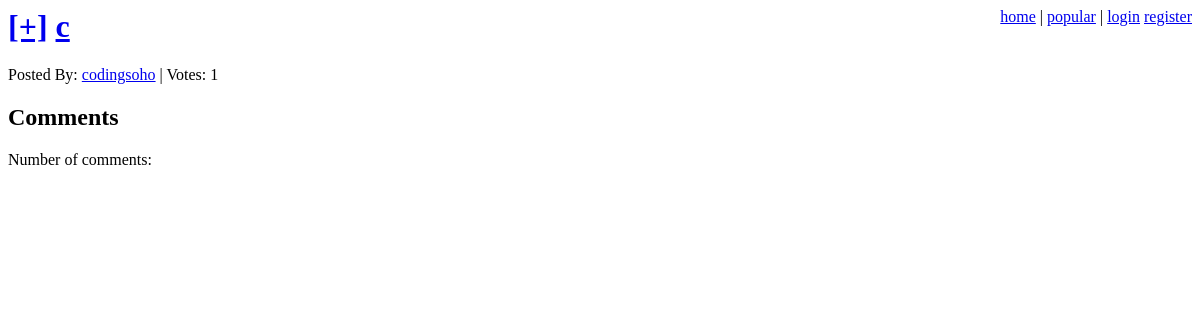
Page /bookmark/4/ on the committed database.
### bookmarks/models.py (models this page shows, shortened)
class SharedBookmark(models.Model):
    bookmark = models.ForeignKey(Bookmark, unique=True)
    date = models.DateTimeField(auto_now_add=True)
    votes = models.IntegerField(default=1)
    users_voted = models.ManyToManyField(User)

class Bookmark(models.Model):
    title = models.CharField(max_length=200)
    user = models.ForeignKey(User)
    link = models.ForeignKey(Link)

### bookmarks/views.py (the view)
# urls.py: url(r'^bookmark/(\d+)/$', bookmark_page),
def bookmark_page(request, bookmark_id):
    shared_bookmark = get_object_or_404(
        SharedBookmark,
        id=bookmark_id
    )
    variables = {
        'shared_bookmark': shared_bookmark
    }
    return render(request, 'bookmark_page.html', variables)

### templates/bookmark_page.html (shortened to what this page needs)
{% extends "base.html" %}
{% load comments %}
{% block head %}
    <a href="/vote/?id={{ shared_bookmark.id }}" class="vote">[+]</a>
    <a href="{{ shared_bookmark.bookmark.link.url }}" class="title">
    {{ shared_bookmark.bookmark.title }}</a>
{% endblock %}
{% block content %}
    Posted By:
    <a href="/user/{{ shared_bookmark.bookmark.user.username }}/" class="username">
    {{ shared_bookmark.bookmark.user.username }}</a> |
    <span class="vote-count">Votes: {{ shared_bookmark.votes }}</span>
    <h2>Comments</h2>
    {% get_comment_count for bookmarks.sharedbookmark shared_bookmark.id as comment_count %}
    {% get_comment_list for bookmarks.sharedbookmark shared_bookmark.id as comment_list %}
    <p>Number of comments: {{ comment_count }}</p>
{% endblock %}

### rows in the picture
SharedBookmark: bookmark "c", bookmark.user.username "codingsoho", votes "1"
